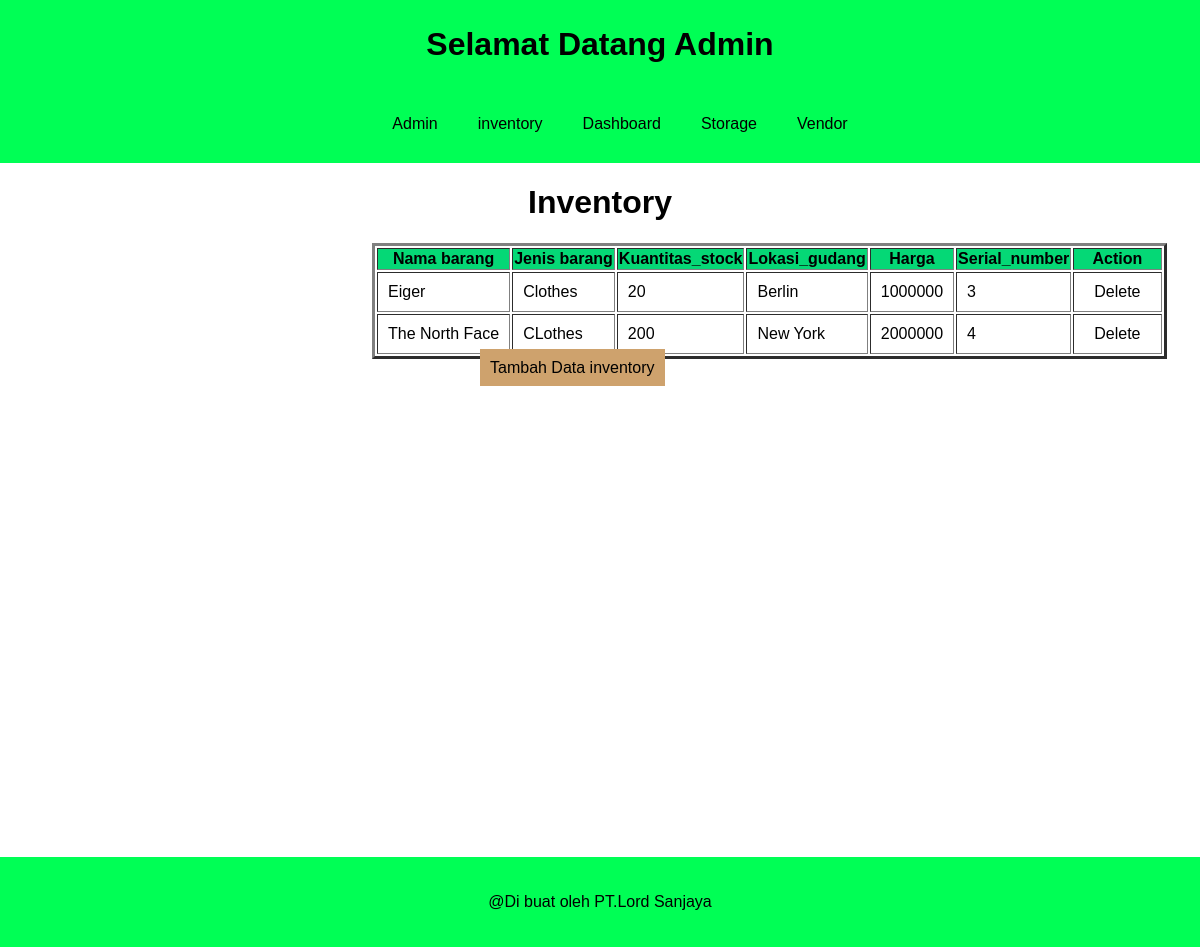
The page /inventory.php on the database its author committed.
### tables this page shows
CREATE TABLE `inventory` (
  `Nama_barang` varchar(200) NOT NULL,
  `Jenis_barang` varchar(200) NOT NULL,
  `Kuantitas_stock` int(200) NOT NULL,
  `Lokasi_gudang` varchar(200) NOT NULL,
  `Harga` int(200) NOT NULL,
  `Serial_number` int(200) NOT NULL
);

### inventory.php (the view, shortened to what this page needs)
<?php
$servername = "localhost";
$username = "root";
$password = "";
$dbname = "stok";
$conn = new mysqli($servername, $username, $password, $dbname);
$t = "SELECT Jenis_barang, Kuantitas_stock, Lokasi_gudang, Harga, Serial_number, Nama_barang FROM inventory";
$result = $conn->query($t);
include 'header.php';
?>
<!DOCTYPE html>
<html lang="en">
<head>
    <link rel="stylesheet" href="tabel.css">
</head>
<body>
<h1>Inventory</h1>
<table border="3" class="gup">
    <tr>
        <th>Nama barang</th>
        <th>Jenis barang</th>
        <th>Kuantitas_stock</th>
        <th>Lokasi_gudang</th>
        <th>Harga</th>
        <th>Serial_number</th>
        <th>Action</th>
    </tr>
    <?php
    if ($result->num_rows > 0) {
        while($row = $result->fetch_assoc()) {
            echo "<tr>";
            echo "<td>" . $row['Nama_barang'] . "</td>";
            echo "<td>" . $row['Jenis_barang'] . "</td>";
            echo "<td>" . $row['Kuantitas_stock'] . "</td>";
            echo "<td>" . $row['Lokasi_gudang'] . "</td>";
            echo "<td>" . $row['Harga'] . "</td>";
            echo "<td>" . $row['Serial_number'] . "</td>";
            echo "<td><a href='delete_inventory.php?id=" . $row['Serial_number'] . "' onclick='return confirm(\"Apakah Anda yakin ingin menghapus data ini?\")'>Delete</a></td>";
            echo "</tr>";
        }
    } else {
        echo "<tr><td colspan='5'>Tidak ada data</td></tr>";
    }
    ?>
</table>
<a href="tambah_data_inventory.php" class="tom">Tambah Data inventory</a>
</body>
</html>
<?php
include 'footer.php';
?>

### Header.css (style rules this page uses)
body { margin: 0; font-family: sans-serif; }
.menu,li,a { color: rgb(0, 0, 0); text-decoration: none; list-style: none; padding: 10px; }

### tabel.css (style rules this page uses)
h1 { text-align: center; }
.gup { margin-left: 31%; align-content: center; }
tr { background-color: rgb(5, 216, 118); border-radius: 0; box-sizing: content-box; padding: 10px; }
td { background-color: rgb(255, 255, 255); border-radius: 0; box-sizing: content-box; padding: 10px; }
.tom { background-color: rgb(206, 162, 109) ; font-family: sans-serif; margin-left: 36%; margin: 40%; }

### footer.css (style rules this page uses)
body { margin: 0; font-family: 'Lucida Sans', 'Lucida Sans Regular', 'Lucida Grande', 'Lucida Sans Unicode', Geneva, Verdana, sans-serif; }

### rows shown on the page
inventory: Nama_barang "Eiger", Jenis_barang "Clothes", Kuantitas_stock "20", Lokasi_gudang "Berlin", Harga "1000000", Serial_number "3"
inventory: Nama_barang "The North Face", Jenis_barang "CLothes", Kuantitas_stock "200", Lokasi_gudang "New York", Harga "2000000", Serial_number "4"
